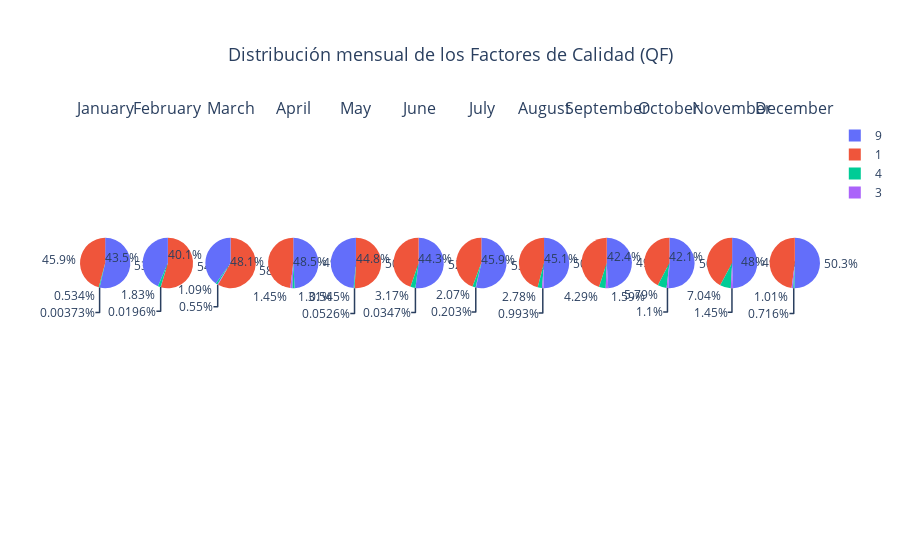

Notebook code for this chart:
### Code cell
from graphics_utils.express import fig_pie_month
red_mpomm_serie
pie_fig = fig_pie_month(red_mpomm_serie, params)
pie_fig.show()

### Figure 1 — Plotly figure (JSON) as saved in the notebook; plotly's stock layout.template omitted (floating-point values rounded to 4 significant figures)
{"data": [{"domain": {"x": [0, 0.06806], "y": [0, 1]}, "hovertemplate": "qf=%{label}<br>count=%{value}<extra></extra>", "labels": [9, 1, 4, 3], "legendgroup": "", "name": "", "showlegend": true, "type": "pie", "values": [71713, 61487, 715, 5]}, {"domain": {"x": [0.08472, 0.1528], "y": [0, 1]}, "hovertemplate": "qf=%{label}<br>count=%{value}<extra></extra>", "labels": [1, 9, 4, 3], "legendgroup": "", "name": "", "showlegend": true, "type": "pie", "values": [66850, 53287, 2239, 24]}, {"domain": {"x": [0.1694, 0.2375], "y": [0, 1]}, "hovertemplate": "qf=%{label}<br>count=%{value}<extra></extra>", "labels": [1, 9, 4, 3], "legendgroup": "", "name": "", "showlegend": true, "type": "pie", "values": [87923, 60497, 1649, 830]}, {"domain": {"x": [0.2542, 0.3222], "y": [0, 1]}, "hovertemplate": "qf=%{label}<br>count=%{value}<extra></extra>", "labels": [9, 1, 3, 4], "legendgroup": "", "name": "", "showlegend": true, "type": "pie", "values": [84869, 83162, 2498, 2271]}, {"domain": {"x": [0.3389, 0.4069], "y": [0, 1]}, "hovertemplate": "qf=%{label}<br>count=%{value}<extra></extra>", "labels": [1, 9, 4, 3], "legendgroup": "", "name": "", "showlegend": true, "type": "pie", "values": [90853, 86640, 973, 94]}, {"domain": {"x": [0.4236, 0.4917], "y": [0, 1]}, "hovertemplate": "qf=%{label}<br>count=%{value}<extra></extra>", "labels": [9, 1, 4, 3], "legendgroup": "", "name": "", "showlegend": true, "type": "pie", "values": [89912, 77358, 5470, 60]}, {"domain": {"x": [0.5083, 0.5764], "y": [0, 1]}, "hovertemplate": "qf=%{label}<br>count=%{value}<extra></extra>", "labels": [9, 1, 4, 3], "legendgroup": "", "name": "", "showlegend": true, "type": "pie", "values": [95436, 79058, 3703, 363]}, {"domain": {"x": [0.5931, 0.6611], "y": [0, 1]}, "hovertemplate": "qf=%{label}<br>count=%{value}<extra></extra>", "labels": [9, 1, 4, 3], "legendgroup": "", "name": "", "showlegend": true, "type": "pie", "values": [89796, 82022, 4969, 1773]}, {"domain": {"x": [0.6778, 0.7458], "y": [0, 1]}, "hovertemplate": "qf=%{label}<br>count=%{value}<extra></extra>", "labels": [9, 1, 4, 3], "legendgroup": "", "name": "", "showlegend": true, "type": "pie", "values": [84772, 77869, 7416, 2743]}, {"domain": {"x": [0.7625, 0.8306], "y": [0, 1]}, "hovertemplate": "qf=%{label}<br>count=%{value}<extra></extra>", "labels": [9, 1, 4, 3], "legendgroup": "", "name": "", "showlegend": true, "type": "pie", "values": [90523, 75731, 10335, 1971]}, {"domain": {"x": [0.8472, 0.9153], "y": [0, 1]}, "hovertemplate": "qf=%{label}<br>count=%{value}<extra></extra>", "labels": [9, 1, 4, 3], "legendgroup": "", "name": "", "showlegend": true, "type": "pie", "values": [85326, 72799, 12162, 2513]}, {"domain": {"x": [0.9319, 1.0], "y": [0, 1]}, "hovertemplate": "qf=%{label}<br>count=%{value}<extra></extra>", "labels": [9, 1, 3, 4], "legendgroup": "", "name": "", "showlegend": true, "type": "pie", "values": [89282, 85080, 1789, 1270]}], "layout": {"annotations": [{"font": {"size": 16}, "showarrow": false, "text": "January", "x": 0.03403, "xanchor": "center", "xref": "paper", "y": 1, "yanchor": "bottom", "yref": "paper"}, {"font": {"size": 16}, "showarrow": false, "text": "February", "x": 0.1187, "xanchor": "center", "xref": "paper", "y": 1, "yanchor": "bottom", "yref": "paper"}, {"font": {"size": 16}, "showarrow": false, "text": "March", "x": 0.2035, "xanchor": "center", "xref": "paper", "y": 1, "yanchor": "bottom", "yref": "paper"}, {"font": {"size": 16}, "showarrow": false, "text": "April", "x": 0.2882, "xanchor": "center", "xref": "paper", "y": 1, "yanchor": "bottom", "yref": "paper"}, {"font": {"size": 16}, "showarrow": false, "text": "May", "x": 0.3729, "xanchor": "center", "xref": "paper", "y": 1, "yanchor": "bottom", "yref": "paper"}, {"font": {"size": 16}, "showarrow": false, "text": "June", "x": 0.4576, "xanchor": "center", "xref": "paper", "y": 1, "yanchor": "bottom", "yref": "paper"}, {"font": {"size": 16}, "showarrow": false, "text": "July", "x": 0.5424, "xanchor": "center", "xref": "paper", "y": 1, "yanchor": "bottom", "yref": "paper"}, {"font": {"size": 16}, "showarrow": false, "text": "August", "x": 0.6271, "xanchor": "center", "xref": "paper", "y": 1, "yanchor": "bottom", "yref": "paper"}, {"font": {"size": 16}, "showarrow": false, "text": "September", "x": 0.7118, "xanchor": "center", "xref": "paper", "y": 1, "yanchor": "bottom", "yref": "paper"}, {"font": {"size": 16}, "showarrow": false, "text": "October", "x": 0.7965, "xanchor": "center", "xref": "paper", "y": 1, "yanchor": "bottom", "yref": "paper"}, {"font": {"size": 16}, "showarrow": false, "text": "November", "x": 0.8812, "xanchor": "center", "xref": "paper", "y": 1, "yanchor": "bottom", "yref": "paper"}, {"font": {"size": 16}, "showarrow": false, "text": "December", "x": 0.966, "xanchor": "center", "xref": "paper", "y": 1, "yanchor": "bottom", "yref": "paper"}], "margin": {"t": 100}, "title": {"font": {"size": 18}, "text": "Distribución mensual de los Factores de Calidad (QF)", "x": 0.5}}}
